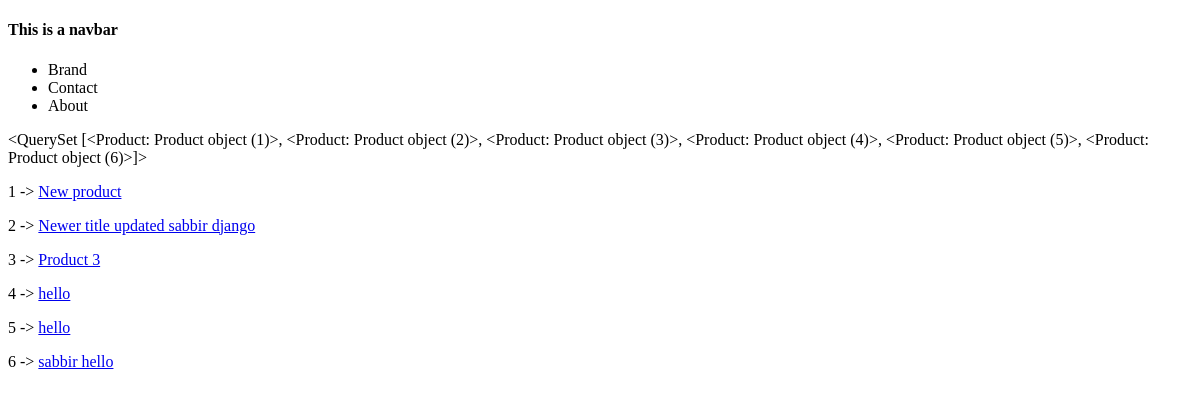
The app's page /products/, older data.
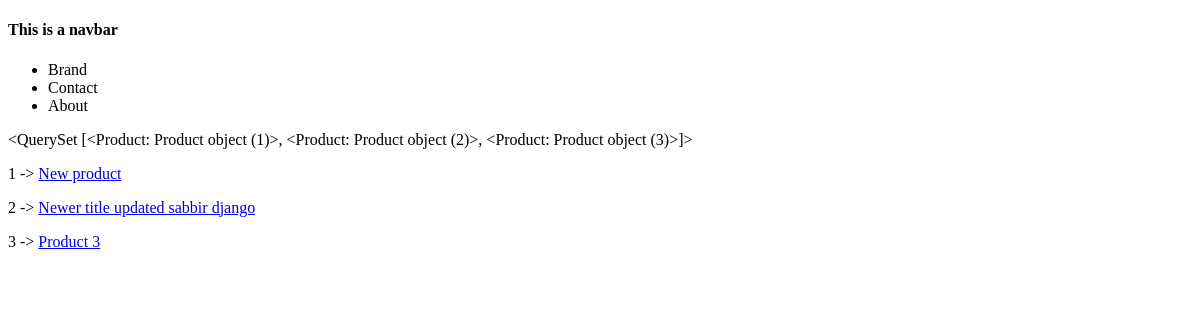
The same page, newer data.
### products/models.py (models this page shows)
class Product(models.Model):
    title = models.CharField(max_length=120) # max field must be declared
    description = models.TextField(blank=True, null=True) #can be null or blank
    price = models.DecimalField(decimal_places=2, max_digits=10000)
    summary = models.TextField(default='This is summary')
    featured = models.BooleanField(default=True) #null = True , default = True
    def get_absolute_url(self):
        return reverse("products:product-details", kwargs={"my_id": self.id})

### products/views.py (the view)
# urls.py: path('products/', product_list_view, name='product-list'),
def product_list_view(request):
    queryset = Product.objects.all()
    context = {
        "object_list": queryset
    }
    return render(request, "product_list.html", context)

### templates/product_list.html
{% extends 'base.html' %}
{% block content %}
{{ object_list }}
    {% for i in object_list  %}
        <p>{{ i.id }} -> <a href="{{ i.get_absolute_url }}"> {{ i.title }}</a></p>
    {% endfor %}
{% endblock content %}

### templates/base.html (shortened to what this page needs)
<!doctype html>
<html>
<head>
</head>
<body>
<h4>This is a navbar</h4>
    {% include 'navbar.html' %}
    {% block content %}{% endblock %}
</body>
</html>

### templates/navbar.html
<nav>
    <ul>
        <li>Brand</li>
        <li>Contact</li>
        <li>About</li>
    </ul>
</nav>

Row changes from the older to the newer data that the page shows:
removed Product: id "4", title "hello"
removed Product: id "5", title "hello"
removed Product: id "6", title "sabbir hello"
computed for Product "New product": id "…(2)>, <Product: Product object (3)>, <Product: Product object (4)>, <Product: Product object (5)>, <Product: Product object (6)>]>" → "<QuerySet [<Product: Product object (1)>, <Product: Product object (2)>, <Product: Product object (3)>]>"
